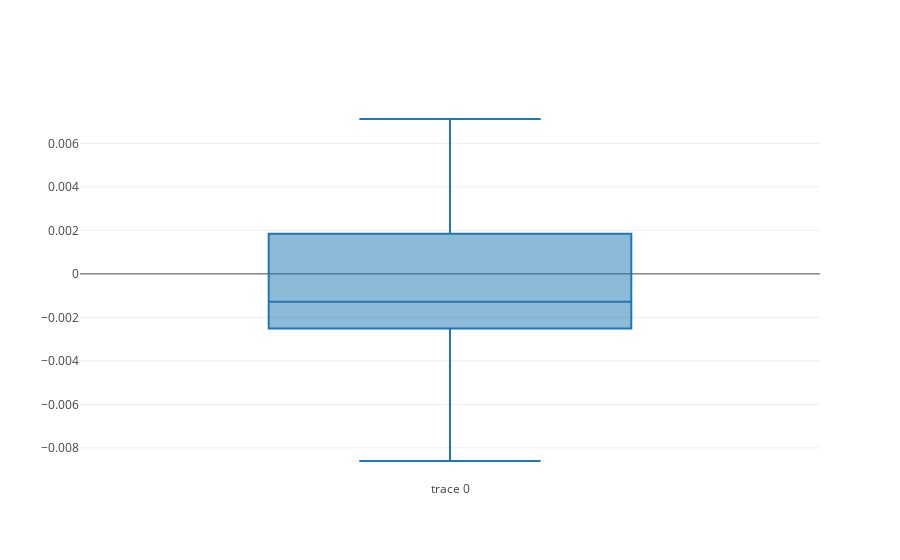

The code cell stored with this chart in its notebook:
### Markdown cell above
## BOX PLOT FOR REGRESSION ##

### Code cell
trace1 = go.Box(
    y = (reg.predict(X_test) - Y_test)
)
data = [trace1]
plot.iplot(data)

### Figure 1 — Plotly figure (JSON) as saved in the notebook; plotly's stock layout.template omitted (floating-point values rounded to 4 significant figures)
{"data": [{"type": "box", "y": [0.00479, -0.008603, 5.404e-05, 0.00328, -0.002002, -0.001193, 0.007119, 0.002562, -0.001725, 0.006985, 0.001838, -0.004217, 7.199e-05, -0.002979, -0.0006806, 0.001295, -0.001379, 0.001976, -0.008588, -0.001643, 0.001496, 0.003327, -0.002513, -0.002795, -0.003207, -0.001687, -0.0002808, -0.001821, -0.001477, -0.005689]}], "layout": {}}
